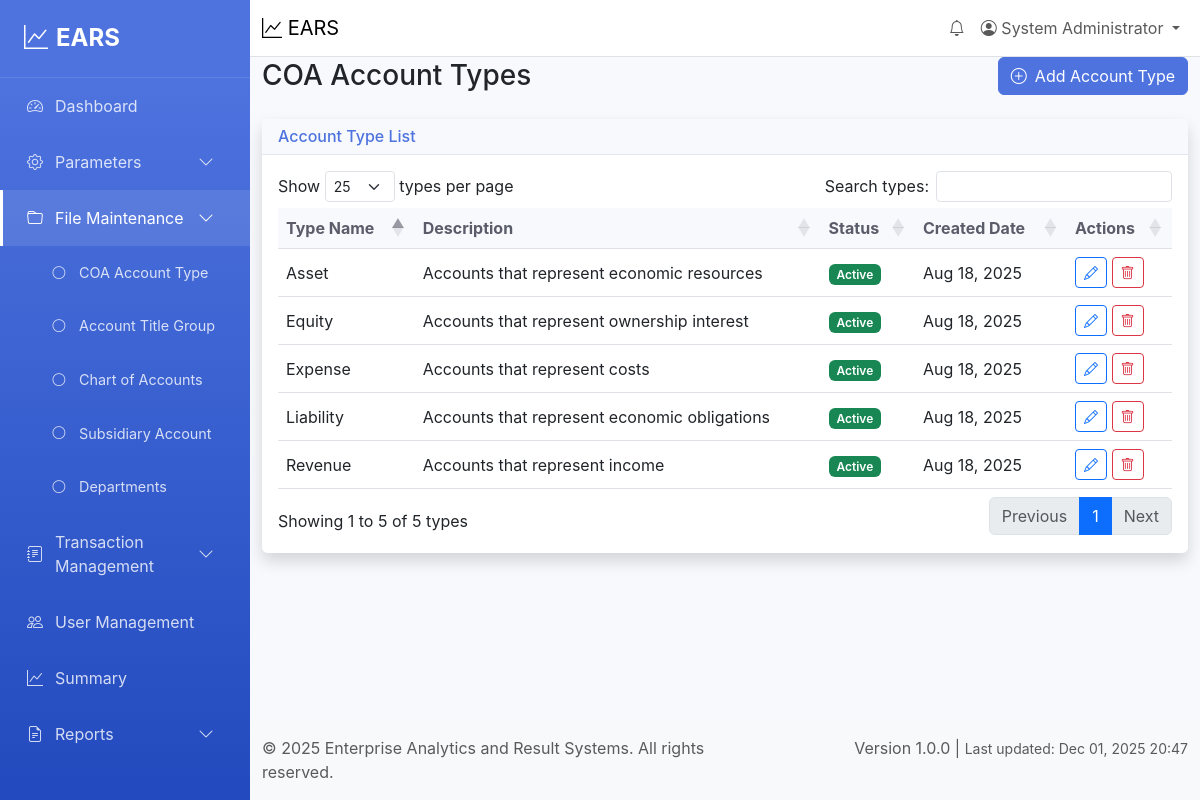
Page /file-maintenance/coa-account-type (signed in) on the committed database.
### tables this page shows
CREATE TABLE coa_account_types (
    id INT AUTO_INCREMENT PRIMARY KEY,
    type_name VARCHAR(100) NOT NULL,
    description TEXT,
    status ENUM('active', 'inactive') DEFAULT 'active',
    created_at TIMESTAMP DEFAULT CURRENT_TIMESTAMP,
    updated_at TIMESTAMP DEFAULT CURRENT_TIMESTAMP ON UPDATE CURRENT_TIMESTAMP
);

### views/file-maintenance/coa-account-type.php (the view, shortened to what the rows shown need)
<div class="row">
    <div class="col-12">
        <div class="d-flex justify-content-between align-items-center mb-4">
            <h1 class="h3 mb-0">COA Account Types</h1>
        </div>
    </div>
</div>
<div class="row">
    <div class="col-12">
        <div class="card shadow">
            <div class="card-body">
                <div class="table-responsive">
                    <table class="table table-hover" id="typesTable">
                        <thead>
                            <tr>
                                <th>Type Name</th>
                                <th>Description</th>
                                <th>Status</th>
                                <th>Created Date</th>
                                <th>Actions</th>
                            </tr>
                        </thead>
                        <tbody>
                            <?php foreach ($types as $type): ?>
                                <tr>
                                    <td><?= htmlspecialchars((string)$type['type_name']) ?></td>
                                    <td><?= htmlspecialchars((string)($type['description'] ?? '')) ?></td>
                                    <td>
                                        <span class="badge bg-<?= $type['status'] === 'active' ? 'success' : 'secondary' ?>">
                                            <?= ucfirst($type['status']) ?>
                                        </span>
                                    </td>
                                    <td><?= date('M d, Y', strtotime($type['created_at'])) ?></td>
                                    <td>
                                        <button type="button" class="btn btn-sm btn-outline-primary"
                                                onclick="editType(<?= htmlspecialchars(json_encode($type)) ?>)">
                                            <i class="bi bi-pencil"></i>
                                        </button>
                                        <button type="button" class="btn btn-sm btn-outline-danger"
                                                onclick="deleteType(<?= $type['id'] ?>)">
                                            <i class="bi bi-trash"></i>
                                        </button>
                                    </td>
                                </tr>
                            <?php endforeach; ?>
                        </tbody>
                    </table>
                </div>
            </div>
        </div>
    </div>
</div>

### rows in the picture
coa_account_types: type_name "Asset", description "Accounts that represent economic resources", status "Active", created_at "Aug 18, 2025"
coa_account_types: type_name "Equity", description "Accounts that represent ownership interest", status "Active", created_at "Aug 18, 2025"
coa_account_types: type_name "Expense", description "Accounts that represent costs", status "Active", created_at "Aug 18, 2025"
coa_account_types: type_name "Liability", description "Accounts that represent economic obligations", status "Active", created_at "Aug 18, 2025"
coa_account_types: type_name "Revenue", description "Accounts that represent income", status "Active", created_at "Aug 18, 2025"

### other values in the picture
$user['full_name'] "System Administrator"
APP_NAME "Enterprise Analytics and Result Systems"
APP_VERSION "1.0.0"
